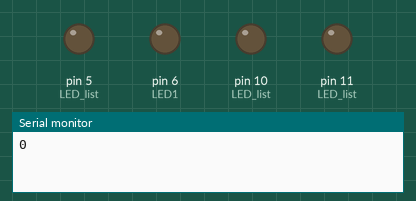
Bench run of a sketch on a simulated Arduino Uno, built with avr-gcc and run on an emulated ATmega328P. Parts: output pins drawn as LEDs (lit = HIGH), the last lines printed to the serial monitor.

Above: at 0.05 s.
At 0.7 s:
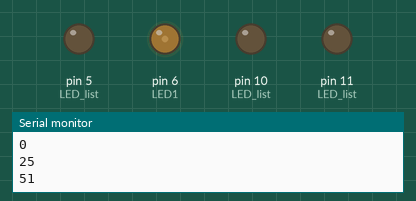
At 1.4 s:
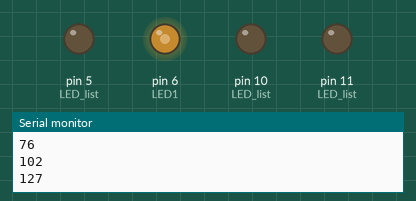
At 2.75 s:
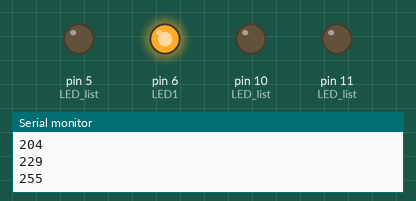
Timing chart, 0 to 6.3 s (numbered marks = the images above):
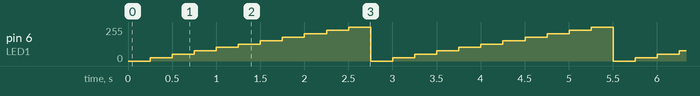

The sketch:

step2a.ino
```cpp
#include "enpitshield.h"

void setup() {
  // put your setup code here, to run once:
  for (int i=0; i<4; i++) {
      pinMode(LED_list[i], OUTPUT);
  };

  Serial.begin(9600);
}

void loop() {
  // put your main code here, to run repeatedly:
  int light;
  for (light=0; light<=10; light++) {
    Serial.println((255*(light*10))/100, DEC);
    analogWrite(LED1, (255*(light*10))/100);
    delay(250);
  }
  return;
}
```

enpitshield.h
```cpp
//LED lamps
#define LED0  5
#define LED1  6
#define LED2  10
#define LED3  11

#define SW1 13
#define SW2 12
#define SW3 9
#define SW4 8

#define TactSW0 0
#define TactSW1 1

int LED_list[4] = {LED0, LED1, LED2, LED3};

#define LED_ON  HIGH
#define LED_OFF LOW
```

Measured:
- by itself, pin 6 (LED1): repeats every 2.8 s: 51/255 0.25 s, 76/255 0.25 s, 102/255 0.25 s, 127/255 0.25 s, 153/255 0.25 s, 178/255 0.25 s, 204/255 0.25 s, 229/255 0.25 s, 255/255 0.25 s, 0/255 0.25 s, 25/255 0.25 s
